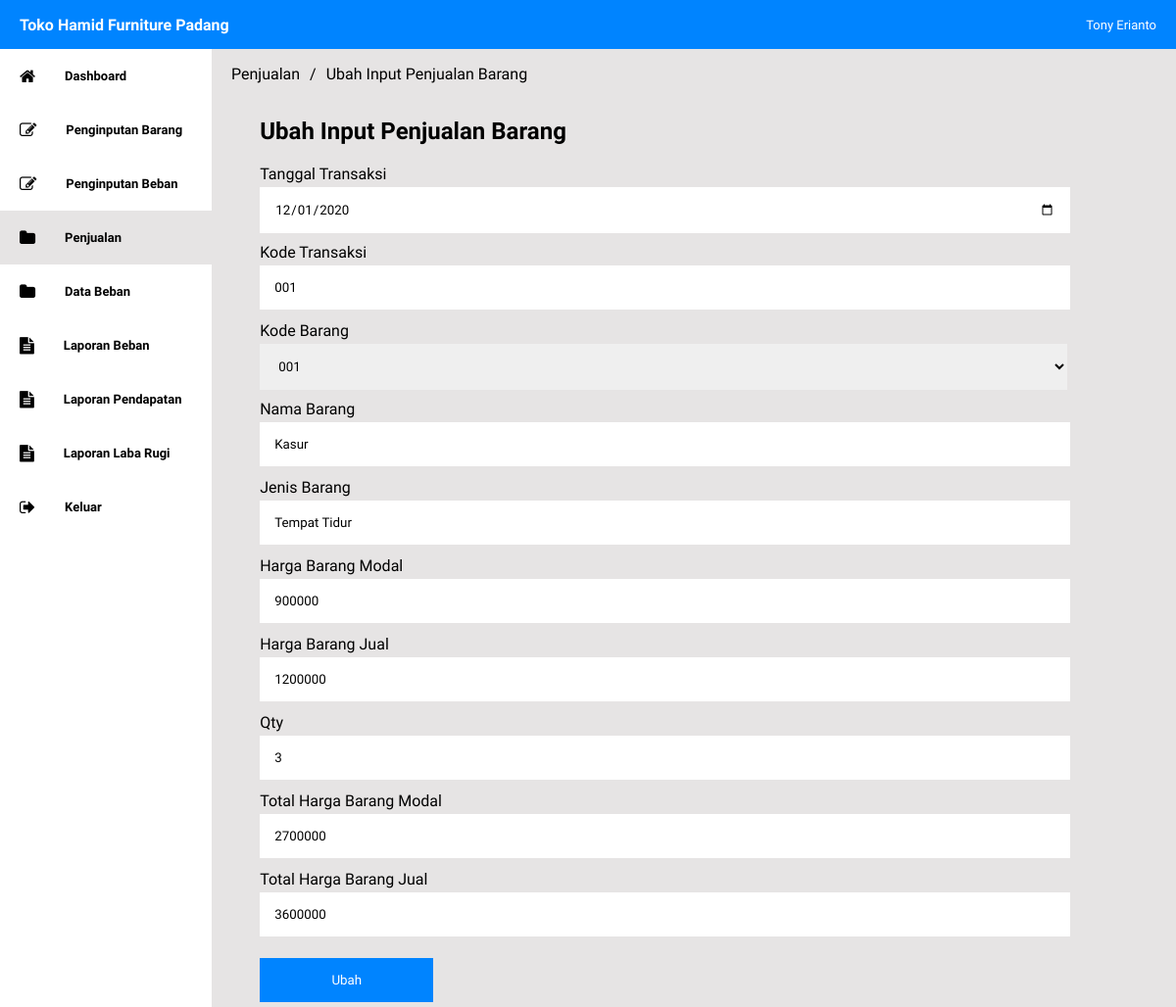
Screenshot of /ubahpenjualan/?kode_transaksi=001 (signed in) with the database file from the repository.
### tables this page shows
CREATE TABLE `tb_penjualan` (
  `tanggal_transaksi` date NOT NULL,
  `kode_transaksi` varchar(100) NOT NULL,
  `kode_barang` varchar(100) NOT NULL,
  `nama_barang` varchar(100) NOT NULL,
  `jenis_barang` varchar(100) NOT NULL,
  `harga_barang_modal` int(11) NOT NULL,
  `harga_barang_jual` int(11) NOT NULL,
  `qty` int(11) NOT NULL,
  `total_harga_barang_modal` int(11) NOT NULL,
  `total_harga_barang_jual` int(11) NOT NULL
);

### ubahpenjualan/index.php (the view, shortened to what this page needs)
<!DOCTYPE html>
<html lang="en">
<head>
    <link rel="stylesheet" href="../css/style.css">
    <link rel="stylesheet" href="https://stackpath.bootstrapcdn.com/font-awesome/4.7.0/css/font-awesome.min.css">
</head>
<body>
    <section>
        <div class="top-nav">
            <div class="brand-company">
                Toko Hamid Furniture Padang
            </div>
            <div class="name-account">
                <?php echo $_SESSION["nama_lengkap"] ?>
            </div>
        </div>
        <div class="side-nav">
            <div class="side-nav-menu">
                <ul>
                    <li><a href="../dashboard/"><i class="fa fa-home fa-lg"></i>Dashboard</a></li>
                    <li><a href="../penginputan/"><i class="fa fa-edit fa-lg"></i>Penginputan Barang</a></li>
                    <li><a href="../penginputanbeban/"><i class="fa fa-edit fa-lg"></i>Penginputan Beban</a></li>
                    <li><a class="active" href="../penjualan/"><i class="fa fa-folder fa-lg"></i>Penjualan</a></li>
                    <li><a href="../databeban/"><i class="fa fa-folder fa-lg"></i>Data Beban</a></li>
                    <li><a href="../laporanbeban/"><i class="fa fa-file-text fa-lg"></i>Laporan Beban</a></li>
                    <li><a href="../laporanpendapatan/"><i class="fa fa-file-text fa-lg"></i>Laporan Pendapatan</a></li>
                    <li><a href="../laporanlabarugi/"><i class="fa fa-file-text fa-lg"></i>Laporan Laba Rugi</a></li>
                    <li><a href="../proses/keluar.php"><i class="fa fa-sign-out fa-lg"></i>Keluar</a></li>
                </ul>
            </div>
        </div>
    </section>
    <section>
        <div class="content-layout">
            <div class="breadcrumb">
                <a href="../penjualan/">Penjualan</a><span>/</span>
                <a href="../ubahpenjualan/">Ubah Input Penjualan Barang</a>
            </div>
            <div class="container">
                <h2 style="margin:20px 0px;">Ubah Input Penjualan Barang</h2>
                <?php
                            $kode_transaksi = $_GET["kode_transaksi"];
                            $data  = "SELECT * FROM tb_penjualan WHERE kode_transaksi='$kode_transaksi'";
                            $query = mysqli_query($koneksi,$data);
                            while($row = mysqli_fetch_array($query))
                            {
                                $tanggal_transaksi= $row["tanggal_transaksi"];
                                $kode_transaksi = $row["kode_transaksi"];
                                $kode_barang = $row["kode_barang"];
                                $nama_barang = $row["nama_barang"];
                                $jenis_barang = $row["jenis_barang"];
                                $harga_barang_modal = $row["harga_barang_modal"];
                                $harga_barang_jual = $row["harga_barang_jual"];
                                $qty=$row["qty"];
                                $total_harga_barang_modal=$row["total_harga_barang_modal"];
                                $total_harga_barang_jual=$row["total_harga_barang_jual"];
                 ?>
                <form action="../proses/ubah.php" method="post">
                    <div class="form-row">
                        <label for="tanggal_transaksi">Tanggal Transaksi</label>
                        <input type="date" name="tanggal_transaksi" value="<?php echo "$tanggal_transaksi"?>">
                    </div>
                    <div class="form-row">
                        <label for="kode_transaksi">Kode Transaksi</label>
                        <input type="text" name="kode_transaksi" value="<?php echo "$kode_transaksi" ?>" readonly>
                    </div>
                    <div class="form-row">
                        <label for="kode_barang">Kode Barang</label>
                        <select name="kode_barang" id="kode_barang" onchange='changeValue(this.value)' require>
                            <option value="<?php echo "$kode_barang" ?>"><?php echo"$kode_transaksi"?></option>
                            <?php
                            $data = "SELECT * FROM tb_barang";
                            $query = mysqli_query($koneksi,$data);
                             ?>
                        </select>
                    </div>
                    <div class="form-row">
                        <label for="nama_barang">Nama Barang</label>
                        <input type="text" name="nama_barang"  value="<?php echo "$nama_barang" ?>" id="nama_barang" readonly>
                    </div>
                    <div class="form-row">
                        <label for="jenis_barang">Jenis Barang</label>
                        <input type="text" name="jenis_barang"  value="<?php echo "$jenis_barang" ?>" id="jenis_barang" readonly>
                    </div>
                    <div class="form-row">
                        <label for="harga">Harga Barang Modal</label>
                        <input type="number" name="harga_barang_modal" value="<?php echo "$harga_barang_modal" ?>" onkeyup="sum();" id="harga_barang_modal" readonly>
                    </div>
                    <div class="form-row">
                        <label for="harga">Harga Barang Jual</label>
                        <input type="number" name="harga_barang_jual"  value="<?php echo "$harga_barang_jual" ?>" onkeyup="sum();" id="harga_barang_jual" readonly>
                    </div>
                    <div class="form-row">
                        <label for="harga">Qty</label><br>
                        <input type="number" name="qty"  value="<?php echo "$qty" ?>" id="qty" onkeyup="sum();">
                    </div>
                    <div class="form-row">
                        <label for="harga">Total Harga Barang Modal</label>
                        <input type="number" name="total_harga_barang_modal"  value="<?php echo "$total_harga_barang_modal" ?>" id="total_harga_modal" readonly>
                    </div>
                    <div class="form-row">
                        <label for="harga">Total Harga Barang Jual</label>
                        <input type="number" name="total_harga_barang_jual"  value="<?php echo "$total_harga_barang_jual" ?>" id="total_harga_jual"readonly>
                    </div>
                    <div style="margin-bottom:50px"  class="form-submit">
                        <input type="submit" name="ubahpenjualan" value="Ubah">
                    </div>
                </form>
                <?php
                }
                ?>
            </div>
    </section>
</body>
</html>

### css/style.css (style rules this page uses)
* { font-family: 'Varela Round', sans-serif; margin: 0; padding: 0; }
.container { width: 90%; margin: auto; }
.top-nav { position: fixed; top:0; width: 100%; height: 50px; background-color: #0084ff; display: flex; justify-content: space-between; }
.top-nav > .brand-company { width: 30%; height: 100%; display: flex; align-items: center; margin-left: 20px; font-weight: bold; color: #ffffff; cursor: default; }
.top-nav > .name-account { width: 30%; height: 100%; font-size: 13px; display: flex; justify-content: flex-end; align-items: center; margin-right: 20px; color: #ffffff; cursor: default; }
.side-nav { position: fixed; top: 50px; left: 0; width: 18%; height: 100%; }
.side-nav > .side-nav-menu { width: 100%; height: 70%; }
.side-nav > .side-nav-menu > ul { padding: 0; margin: 0; }
.side-nav > .side-nav-menu > ul > li { list-style-type: none; }
.side-nav > .side-nav-menu > ul > li > a { display: block; padding:20px; font-size: 13px; font-weight: bold; text-decoration: none; color: #000000; }
.side-nav > .side-nav-menu > ul > li > a > i { margin-right: 30px; }
.side-nav > .side-nav-menu > ul > li > a.active { background-color:#e6e4e4; }
.content-layout { width: 82%; height: 100%; position: fixed; top:50px; right: 0; background-color:#e6e4e4; overflow-y: auto; }
.content-layout > .breadcrumb { width: 100%; height: 50px; display: flex; align-items: center; margin-left: 20px; }
.content-layout > .breadcrumb > a { text-decoration: none; color: #000000; }
.content-layout > .breadcrumb > span { margin: 0px 10px; }
.form-row { width: 100%; height: 70px; margin:10px 0px; }
.form-row > input { padding: 15px; width: 90%; border: none; outline: none; margin-top: 4px; }
.form-row > select { padding: 15px; width: 93%; border: none; outline: none; margin-top: 4px; }
.form-submit { width: 100%; height: 50px; margin:20px 0px; }
.form-submit > input[type=submit] { padding: 15px; width: 20%; border: none; outline: none; background-color: #0084ff; color: #ffffff; }

### rows the page displays
tb_penjualan: tanggal_transaksi "12/01/2020", kode_transaksi "001", kode_barang "001", nama_barang "Kasur", jenis_barang "Tempat Tidur", harga_barang_modal "900000", harga_barang_jual "1200000", qty "3", total_harga_barang_modal "2700000", total_harga_barang_jual "3600000"

### other values shown
$_SESSION["nama_lengkap"] "Tony Erianto"
